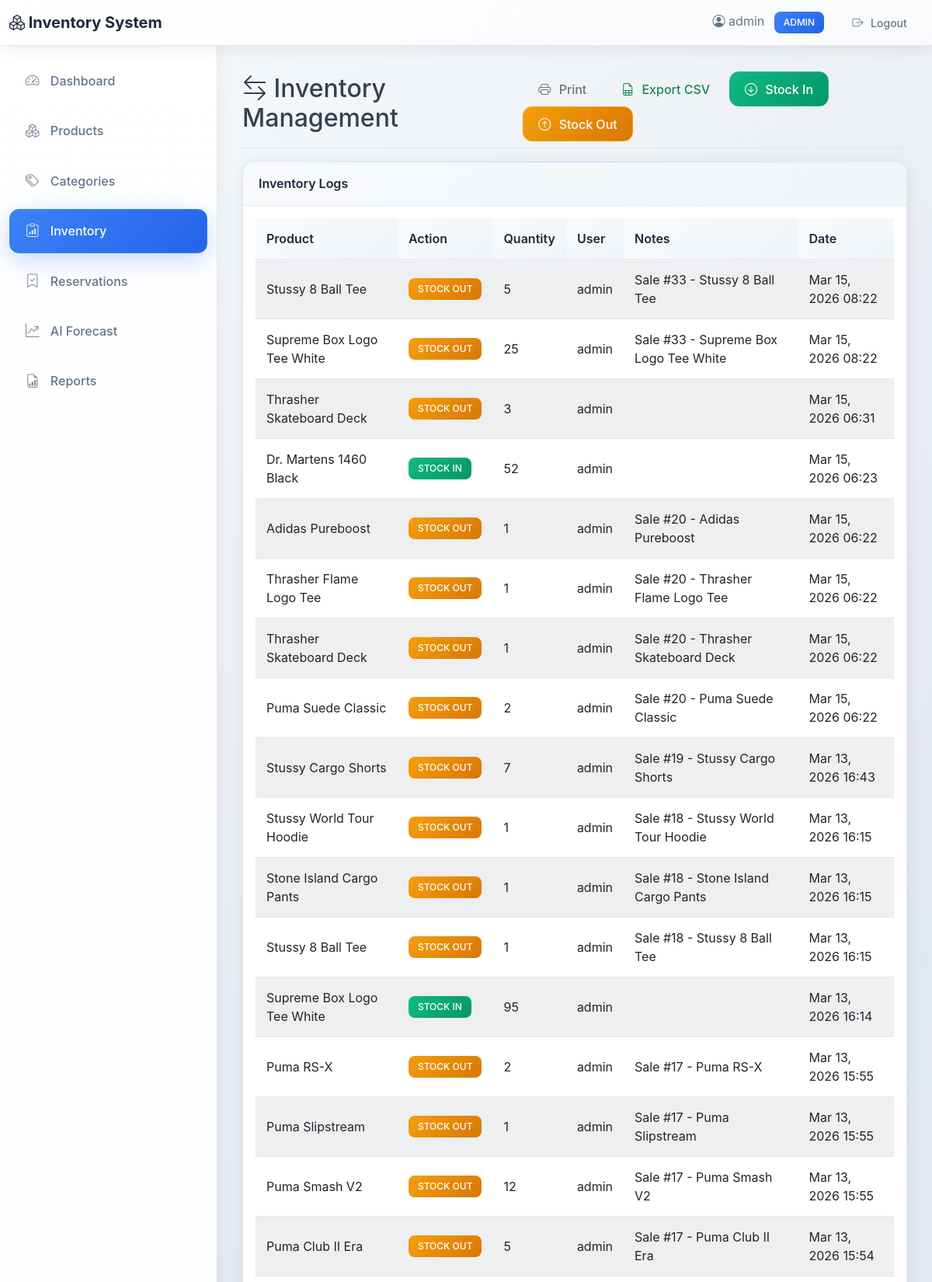
The app's page /inventory-system/inventory.php (signed in, upper part) with its own data.
### tables this page shows
CREATE TABLE `inventory_logs` (
  `id` int(11) NOT NULL,
  `product_id` int(11) NOT NULL,
  `action` enum('stock_in','stock_out') NOT NULL,
  `quantity` int(11) NOT NULL,
  `user_id` int(11) DEFAULT NULL,
  `notes` text DEFAULT NULL,
  `created_at` timestamp NOT NULL DEFAULT current_timestamp()
);

CREATE TABLE `products` (
  `id` int(11) NOT NULL,
  `product_name` varchar(200) NOT NULL,
  `category_id` int(11) DEFAULT NULL,
  `supplier_id` int(11) DEFAULT NULL,
  `price` decimal(10,2) NOT NULL,
  `cost_price` decimal(10,2) DEFAULT 0.00,
  `stock_quantity` int(11) DEFAULT 0,
  `reorder_level` int(11) DEFAULT 10,
  `barcode` varchar(100) DEFAULT NULL,
  `image` varchar(255) DEFAULT NULL,
  `date_added` timestamp NOT NULL DEFAULT current_timestamp()
);

CREATE TABLE `users` (
  `id` int(11) NOT NULL,
  `username` varchar(50) NOT NULL,
  `password` varchar(255) NOT NULL,
  `role` enum('admin','manager','cashier','viewer') DEFAULT 'cashier',
  `created_at` timestamp NOT NULL DEFAULT current_timestamp(),
  `email` varchar(100) DEFAULT NULL,
  `first_name` varchar(50) DEFAULT NULL,
  `last_name` varchar(50) DEFAULT NULL,
  `phone` varchar(20) DEFAULT NULL,
  `status` enum('active','inactive','suspended') DEFAULT 'active',
  `last_login` timestamp NULL DEFAULT NULL,
  `failed_login_attempts` int(11) DEFAULT 0,
  `locked_until` timestamp NULL DEFAULT NULL,
  `two_factor_enabled` tinyint(1) DEFAULT 0,
  `two_factor_secret` varchar(32) DEFAULT NULL,
  `created_by` int(11) DEFAULT NULL
);

### inventory-system/inventory.php (the view, shortened to what this page needs)
<?php
$database = new Database();
$db = $database->getConnection();
$logs = $db->query("SELECT il.*, p.product_name, u.username
                    FROM inventory_logs il
                    JOIN products p ON il.product_id = p.id
                    LEFT JOIN users u ON il.user_id = u.id
                    ORDER BY il.created_at DESC
                    LIMIT 50")->fetchAll(PDO::FETCH_ASSOC);
?>
<!DOCTYPE html>
<html lang="en">
<head>
    <link href="https://cdn.jsdelivr.net/npm/bootstrap@5.3.0/dist/css/bootstrap.min.css" rel="stylesheet">
    <link rel="stylesheet" href="https://cdn.jsdelivr.net/npm/bootstrap-icons@1.11.0/font/bootstrap-icons.css">
    <link rel="stylesheet" href="css/style.css?v=<?php echo time(); ?>">
</head>
<body>
    <?php include 'includes/navbar.php'; ?>
    <div class="container-fluid">
        <?php include 'includes/sidebar.php'; ?>
        <main>
                <div class="d-flex justify-content-between flex-wrap flex-md-nowrap align-items-center pt-3 pb-2 mb-3 border-bottom">
                    <h1 class="h2"><i class="bi bi-arrow-left-right"></i> Inventory Management</h1>
                    <div>
                        <button onclick="printInventory()" class="btn btn-outline-secondary">
                            <i class="bi bi-printer"></i> Print
                        </button>
                        <button onclick="exportInventoryCSV()" class="btn btn-outline-success">
                            <i class="bi bi-file-earmark-spreadsheet"></i> Export CSV
                        </button>
                        <button class="btn btn-success" data-bs-toggle="modal" data-bs-target="#stockInModal">
                            <i class="bi bi-arrow-down-circle"></i> Stock In
                        </button>
                        <button class="btn btn-warning" data-bs-toggle="modal" data-bs-target="#stockOutModal">
                            <i class="bi bi-arrow-up-circle"></i> Stock Out
                        </button>
                    </div>
                </div>
                <div class="card">
                    <div class="card-header">Inventory Logs</div>
                    <div class="card-body">
                        <table class="table table-striped">
                            <thead>
                                <tr>
                                    <th>Product</th>
                                    <th>Action</th>
                                    <th>Quantity</th>
                                    <th>User</th>
                                    <th>Notes</th>
                                    <th>Date</th>
                                </tr>
                            </thead>
                            <tbody>
                                <?php foreach ($logs as $log): ?>
                                    <tr>
                                        <td><?php echo htmlspecialchars($log['product_name']); ?></td>
                                        <td>
                                            <span class="badge <?php echo $log['action'] === 'stock_in' ? 'bg-success' : 'bg-warning'; ?>">
                                                <?php echo strtoupper(str_replace('_', ' ', $log['action'])); ?>
                                            </span>
                                        </td>
                                        <td><?php echo $log['quantity']; ?></td>
                                        <td><?php echo htmlspecialchars($log['username']); ?></td>
                                        <td><?php echo htmlspecialchars($log['notes']); ?></td>
                                        <td><?php echo date('M d, Y H:i', strtotime($log['created_at'])); ?></td>
                                    </tr>
                                <?php endforeach; ?>
                            </tbody>
                        </table>
                    </div>
                </div>
        </main>
    </div>
</body>
</html>

### inventory-system/css/style.css (style rules this page uses)
body { font-family: 'Inter', 'Segoe UI', Tahoma, Geneva, Verdana, sans-serif; background: linear-gradient(135deg, #f8fafc 0%, #e2e8f0 50%, #f1f5f9 100%); color: #334155; padding-top: 56px; min-height: 100vh; animation: fadeInBody 0.8s ease-out; }
main { margin-left: 280px; padding: 20px; min-height: calc(100vh - 56px); background: transparent; }
.card { margin-bottom: 20px; background: #ffffff; border: 1px solid #e2e8f0; border-radius: 16px; transition: all 0.4s cubic-bezier(0.4, 0, 0.2, 1); box-shadow: 0 4px 20px rgba(0, 0, 0, 0.08); color: #334155; position: relative; overflow: hidden; animation: cardSlideUp 0.6s ease-out; }
.card::before { content: ''; position: absolute; top: 0; left: -100%; width: 100%; height: 2px; background: linear-gradient(90deg, transparent, #3b82f6, transparent); transition: left 0.6s ease; }
.card-header { background: linear-gradient(135deg, #f8fafc 0%, #f1f5f9 100%); border-bottom: 1px solid #e2e8f0; font-weight: 600; color: #1e293b; border-radius: 16px 16px 0 0 !important; padding: 1rem 1.25rem; position: relative; overflow: hidden; }
.card-header::after { content: ''; position: absolute; top: 0; left: 0; right: 0; height: 1px; background: linear-gradient(90deg, transparent, rgba(59, 130, 246, 0.3), transparent); animation: headerShimmer 3s ease-in-out infinite; }
.btn { border-radius: 12px; padding: 0.6rem 1.2rem; font-weight: 500; transition: all 0.4s cubic-bezier(0.4, 0, 0.2, 1); border: 1px solid transparent; position: relative; overflow: hidden; }
.btn::before { content: ''; position: absolute; top: 50%; left: 50%; width: 0; height: 0; background: rgba(255, 255, 255, 0.2); border-radius: 50%; transform: translate(-50%, -50%); transition: width 0.6s ease, height 0.6s ease; }
.btn i { margin-right: 6px; transition: transform 0.3s ease; }
.btn-success { background: linear-gradient(135deg, #10b981 0%, #059669 100%); color: #ffffff; border-color: #10b981; }
.btn-warning { background: linear-gradient(135deg, #f59e0b 0%, #d97706 100%); color: #ffffff; border-color: #f59e0b; }
.table { color: #334155; background: transparent; }
.table th { background: linear-gradient(135deg, #f8fafc 0%, #f1f5f9 100%); color: #1e293b; border-color: #e2e8f0; font-weight: 600; padding: 0.875rem; position: relative; animation: tableHeaderSlide 0.6s ease-out; }
.table td { border-color: #e2e8f0; padding: 0.875rem; vertical-align: middle; transition: all 0.3s ease; animation: tableRowFadeIn 0.5s ease-out both; }
.table tbody tr { transition: all 0.3s ease; }
.table tbody tr:nth-child(1) { animation-delay: 0.1s; }
.table tbody tr:nth-child(2) { animation-delay: 0.2s; }
.table tbody tr:nth-child(3) { animation-delay: 0.3s; }
.table tbody tr:nth-child(4) { animation-delay: 0.4s; }
.table tbody tr:nth-child(5) { animation-delay: 0.5s; }
.table-striped > tbody > tr:nth-of-type(odd) > td { background: rgba(248, 250, 252, 0.5); }
.badge { border-radius: 8px; padding: 0.5rem 0.75rem; font-weight: 500; transition: all 0.3s ease; animation: badgePopIn 0.4s cubic-bezier(0.68, -0.55, 0.265, 1.55); }
.bg-success { background: linear-gradient(135deg, #10b981 0%, #059669 100%) !important; animation: successGlow 2s ease-in-out infinite; }
.bg-warning { background: linear-gradient(135deg, #f59e0b 0%, #d97706 100%) !important; }
.border-bottom { border-color: #e2e8f0 !important; }

### records on screen
inventory_logs: product.product_name "Stussy 8 Ball Tee", action "STOCK OUT", quantity "5", user.username "admin", notes "Sale #33 - Stussy 8 Ball Tee", created_at "Mar 15, 2026 08:22"
inventory_logs: product.product_name "Supreme Box Logo Tee White", action "STOCK OUT", quantity "25", user.username "admin", notes "Sale #33 - Supreme Box Logo Tee White", created_at "Mar 15, 2026 08:22"
inventory_logs: product.product_name "Thrasher Skateboard Deck", action "STOCK OUT", quantity "3", user.username "admin", created_at "Mar 15, 2026 06:31"
inventory_logs: product.product_name "Dr. Martens 1460 Black", action "STOCK IN", quantity "52", user.username "admin", created_at "Mar 15, 2026 06:23"
inventory_logs: product.product_name "Adidas Pureboost", action "STOCK OUT", quantity "1", user.username "admin", notes "Sale #20 - Adidas Pureboost", created_at "Mar 15, 2026 06:22"
inventory_logs: product.product_name "Thrasher Flame Logo Tee", action "STOCK OUT", quantity "1", user.username "admin", notes "Sale #20 - Thrasher Flame Logo Tee", created_at "Mar 15, 2026 06:22"
inventory_logs: product.product_name "Thrasher Skateboard Deck", action "STOCK OUT", quantity "1", user.username "admin", notes "Sale #20 - Thrasher Skateboard Deck", created_at "Mar 15, 2026 06:22"
inventory_logs: product.product_name "Puma Suede Classic", action "STOCK OUT", quantity "2", user.username "admin", notes "Sale #20 - Puma Suede Classic", created_at "Mar 15, 2026 06:22"
inventory_logs: product.product_name "Stussy Cargo Shorts", action "STOCK OUT", quantity "7", user.username "admin", notes "Sale #19 - Stussy Cargo Shorts", created_at "Mar 13, 2026 16:43"
inventory_logs: product.product_name "Stussy World Tour Hoodie", action "STOCK OUT", quantity "1", user.username "admin", notes "Sale #18 - Stussy World Tour Hoodie", created_at "Mar 13, 2026 16:15"
inventory_logs: product.product_name "Stone Island Cargo Pants", action "STOCK OUT", quantity "1", user.username "admin", notes "Sale #18 - Stone Island Cargo Pants", created_at "Mar 13, 2026 16:15"
inventory_logs: product.product_name "Stussy 8 Ball Tee", action "STOCK OUT", quantity "1", user.username "admin", notes "Sale #18 - Stussy 8 Ball Tee", created_at "Mar 13, 2026 16:15"
inventory_logs: product.product_name "Supreme Box Logo Tee White", action "STOCK IN", quantity "95", user.username "admin", created_at "Mar 13, 2026 16:14"
inventory_logs: product.product_name "Puma RS-X", action "STOCK OUT", quantity "2", user.username "admin", notes "Sale #17 - Puma RS-X", created_at "Mar 13, 2026 15:55"
inventory_logs: product.product_name "Puma Slipstream", action "STOCK OUT", quantity "1", user.username "admin", notes "Sale #17 - Puma Slipstream", created_at "Mar 13, 2026 15:55"
inventory_logs: product.product_name "Puma Smash V2", action "STOCK OUT", quantity "12", user.username "admin", notes "Sale #17 - Puma Smash V2", created_at "Mar 13, 2026 15:55"
inventory_logs: product.product_name "Puma Club II Era", action "STOCK OUT", quantity "5", user.username "admin", notes "Sale #17 - Puma Club II Era", created_at "Mar 13, 2026 15:54"

### other values on screen
$_SESSION['username'] "admin"
$_SESSION['role'] "ADMIN"
